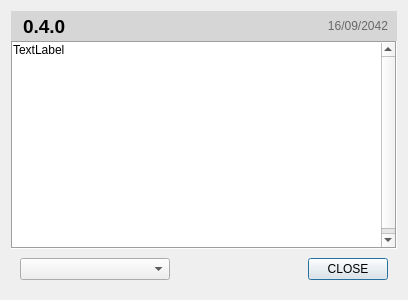
<?xml version="1.0" encoding="UTF-8"?>
<ui version="4.0">
 <class>changelog</class>
 <widget class="QDialog" name="changelog">
  <property name="geometry">
   <rect>
    <x>0</x>
    <y>0</y>
    <width>408</width>
    <height>300</height>
   </rect>
  </property>
  <property name="windowTitle">
   <string>Dialog</string>
  </property>
  <property name="modal">
   <bool>true</bool>
  </property>
  <layout class="QVBoxLayout" name="verticalLayout">
   <property name="spacing">
    <number>0</number>
   </property>
   <item>
    <widget class="QWidget" name="widget_2" native="true">
     <property name="minimumSize">
      <size>
       <width>0</width>
       <height>30</height>
      </size>
     </property>
     <property name="maximumSize">
      <size>
       <width>16777215</width>
       <height>30</height>
      </size>
     </property>
     <property name="styleSheet">
      <string notr="true">background-color: rgb(214, 214, 214);</string>
     </property>
     <layout class="QHBoxLayout" name="horizontalLayout_2">
      <property name="spacing">
       <number>0</number>
      </property>
      <property name="leftMargin">
       <number>12</number>
      </property>
      <property name="topMargin">
       <number>0</number>
      </property>
      <property name="bottomMargin">
       <number>0</number>
      </property>
      <item>
       <widget class="QLabel" name="lblVersion">
        <property name="font">
         <font>
          <pointsize>14</pointsize>
          <weight>75</weight>
          <bold>true</bold>
         </font>
        </property>
        <property name="text">
         <string>0.4.0</string>
        </property>
       </widget>
      </item>
      <item>
       <widget class="QLabel" name="lblDate">
        <property name="font">
         <font>
          <pointsize>9</pointsize>
          <italic>false</italic>
         </font>
        </property>
        <property name="styleSheet">
         <string notr="true">color: rgb(104, 104, 104);</string>
        </property>
        <property name="text">
         <string>16/09/2042</string>
        </property>
        <property name="alignment">
         <set>Qt::AlignRight|Qt::AlignTrailing|Qt::AlignVCenter</set>
        </property>
       </widget>
      </item>
     </layout>
    </widget>
   </item>
   <item>
    <widget class="QScrollArea" name="scrollArea">
     <property name="frameShape">
      <enum>QFrame::Box</enum>
     </property>
     <property name="horizontalScrollBarPolicy">
      <enum>Qt::ScrollBarAlwaysOff</enum>
     </property>
     <property name="widgetResizable">
      <bool>false</bool>
     </property>
     <widget class="QWidget" name="scrollAreaWidgetContents">
      <property name="geometry">
       <rect>
        <x>0</x>
        <y>0</y>
        <width>388</width>
        <height>209</height>
       </rect>
      </property>
      <layout class="QVBoxLayout" name="verticalLayout_2">
       <property name="spacing">
        <number>0</number>
       </property>
       <property name="leftMargin">
        <number>0</number>
       </property>
       <property name="topMargin">
        <number>0</number>
       </property>
       <property name="rightMargin">
        <number>0</number>
       </property>
       <property name="bottomMargin">
        <number>0</number>
       </property>
       <item>
        <widget class="QLabel" name="lblText">
         <property name="styleSheet">
          <string notr="true">background-color: rgb(255, 255, 255);</string>
         </property>
         <property name="frameShape">
          <enum>QFrame::NoFrame</enum>
         </property>
         <property name="text">
          <string>TextLabel</string>
         </property>
         <property name="alignment">
          <set>Qt::AlignLeading|Qt::AlignLeft|Qt::AlignTop</set>
         </property>
         <property name="wordWrap">
          <bool>true</bool>
         </property>
         <property name="margin">
          <number>7</number>
         </property>
        </widget>
       </item>
      </layout>
     </widget>
    </widget>
   </item>
   <item>
    <widget class="QWidget" name="widget" native="true">
     <property name="maximumSize">
      <size>
       <width>16777215</width>
       <height>50</height>
      </size>
     </property>
     <layout class="QHBoxLayout" name="horizontalLayout">
      <item>
       <widget class="QComboBox" name="cmbVersions">
        <property name="minimumSize">
         <size>
          <width>150</width>
          <height>0</height>
         </size>
        </property>
       </widget>
      </item>
      <item>
       <spacer name="horizontalSpacer">
        <property name="orientation">
         <enum>Qt::Horizontal</enum>
        </property>
        <property name="sizeHint" stdset="0">
         <size>
          <width>40</width>
          <height>20</height>
         </size>
        </property>
       </spacer>
      </item>
      <item>
       <widget class="QPushButton" name="btnClose">
        <property name="text">
         <string>CLOSE</string>
        </property>
       </widget>
      </item>
     </layout>
    </widget>
   </item>
  </layout>
 </widget>
 <resources/>
 <connections/>
</ui>
